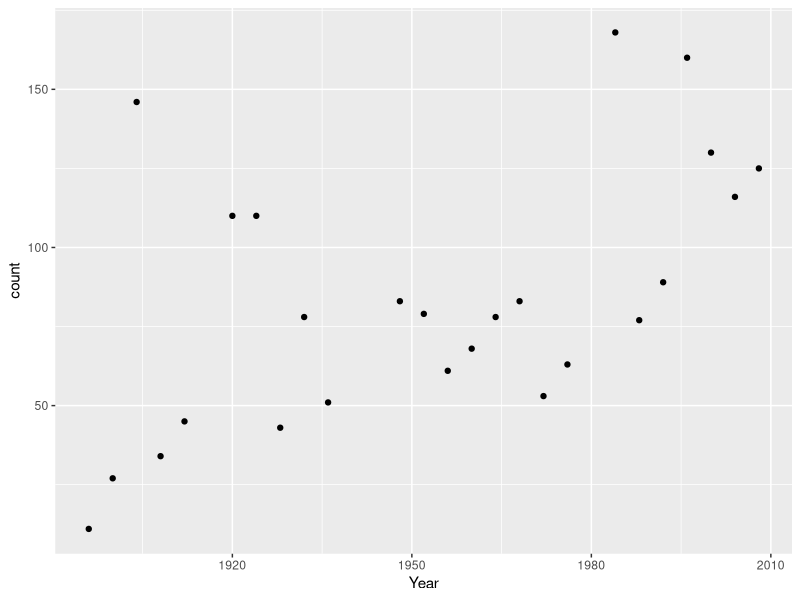
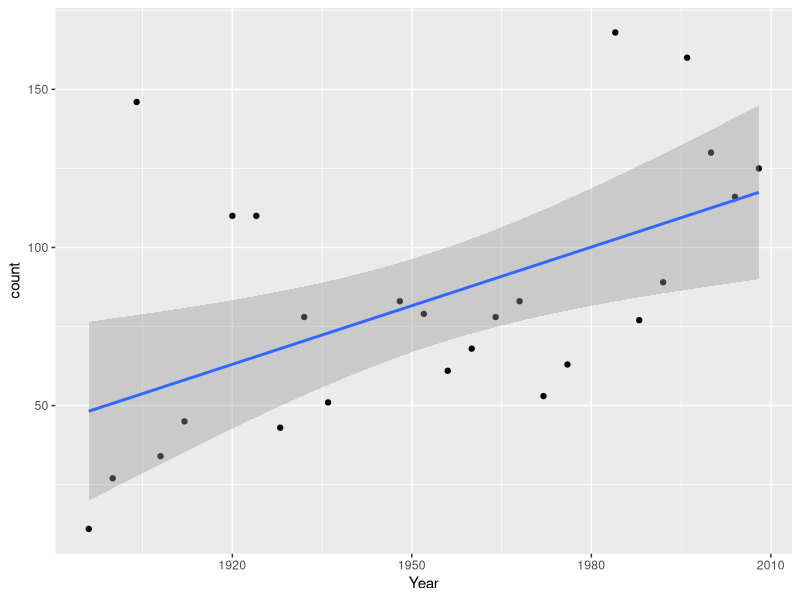
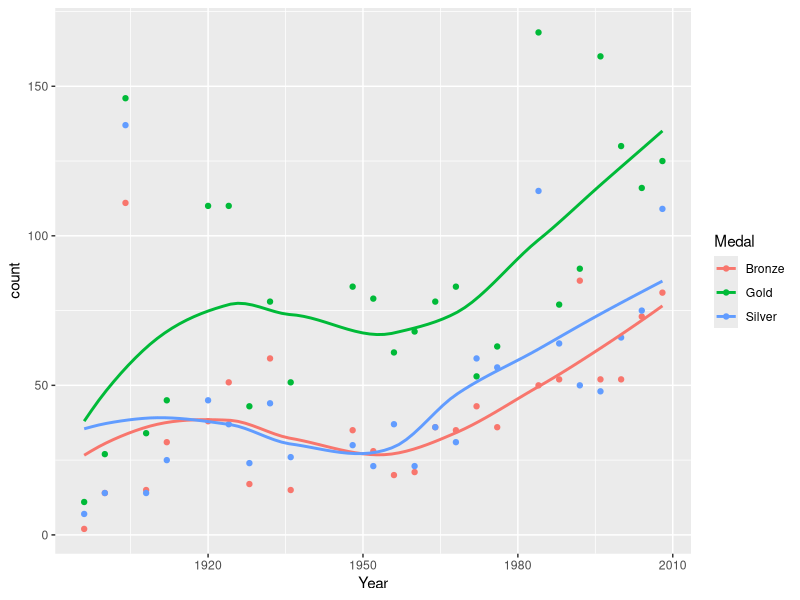
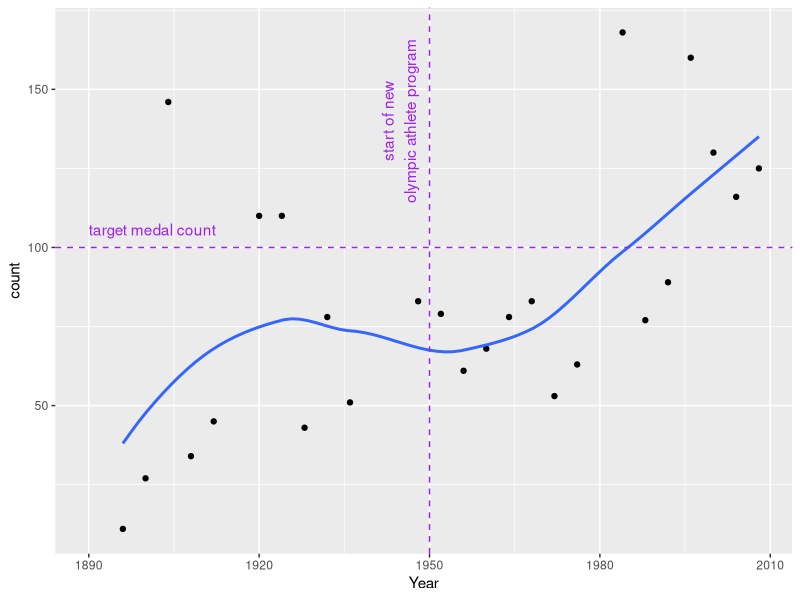
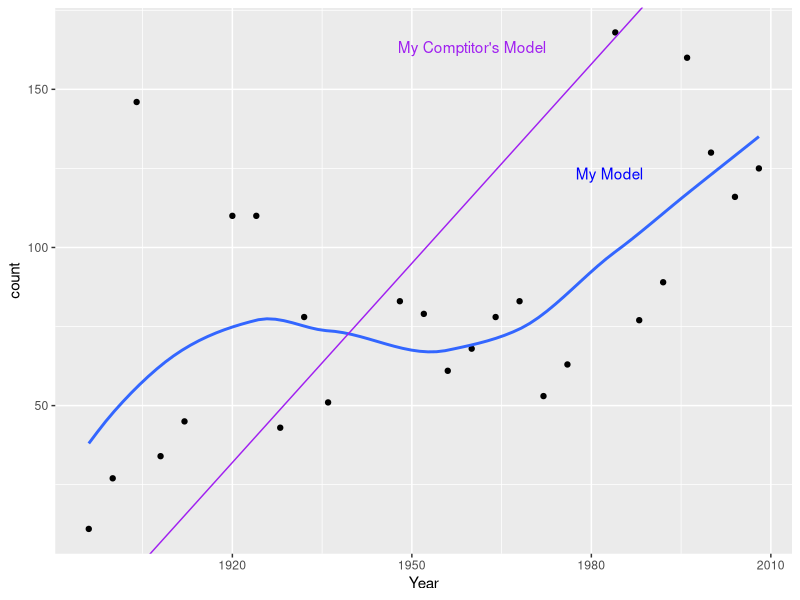
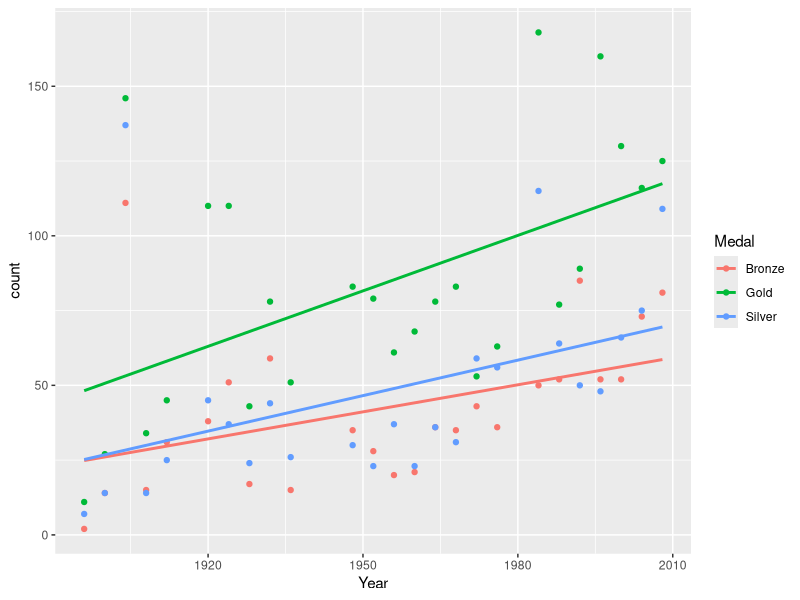
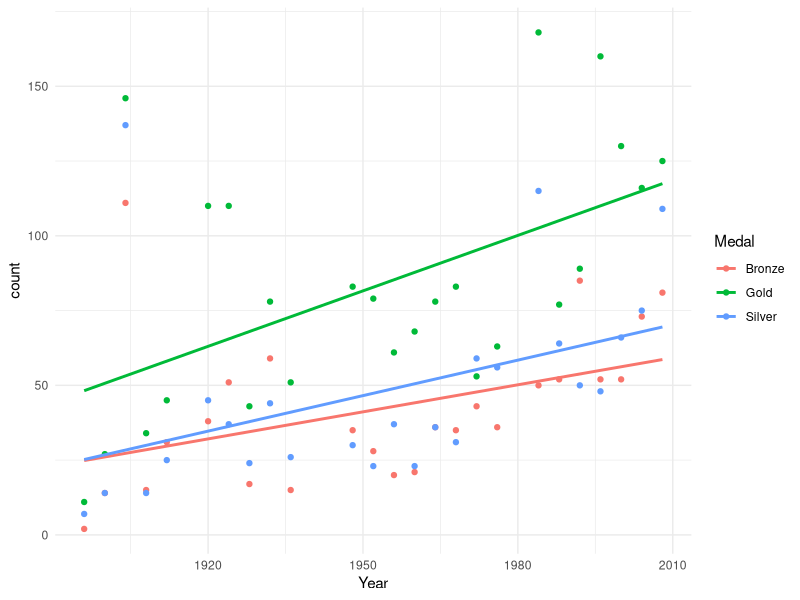
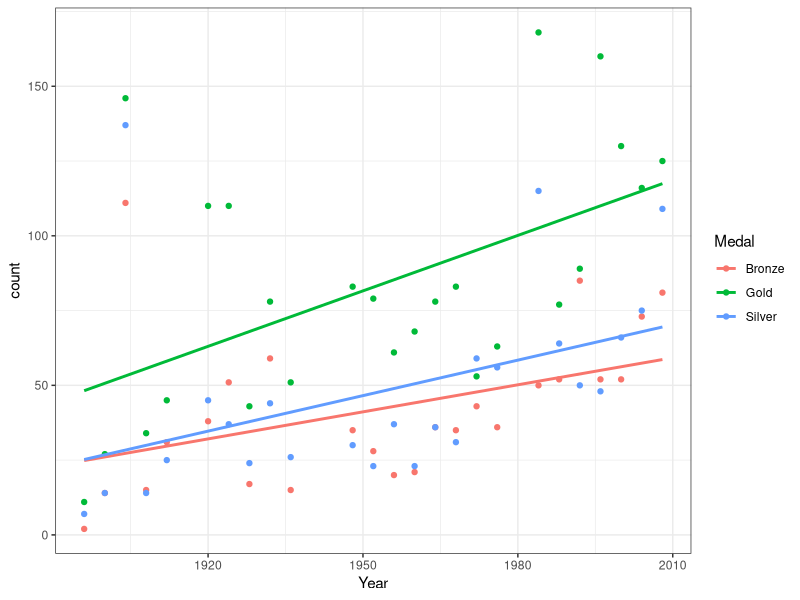

R code for these plots, in order: (Note: this script raises an error after producing the figures.)
## ---- chunk 1
knitr::opts_chunk$set(echo = TRUE, message = FALSE)
## ---- chunk 2
library(ggplot2)
library(dplyr)
medal_counts <- read.csv(file.path("..", "data", "medal_counts.csv"))
medal_counts_wide <- read.csv(file.path("..", "data", "medal_counts_wide.csv"))
usa_gold_medals <- read.csv(file.path("..", "data", "usa_gold_medals.csv"))
usa_all_medals <- medal_counts |>
  filter(NOC == "USA")

## ---- chunk 3
p <- ggplot(data = usa_gold_medals, aes(x = Year, y = count)) + 
  geom_point()
p
## ---- chunk 4
p +
  geom_smooth(method = "lm")
## ---- chunk 5

# Add a local linear (loess) smoother for each medal
ggplot(data = usa_all_medals, aes(x = Year, y = count)) +
  geom_point(aes(color = Medal)) +
  geom_smooth(aes(color = Medal), method = "loess", se = FALSE)

## ---- chunk 6
p <- ggplot(data = usa_gold_medals, aes(x = Year, y = count)) + 
  geom_point() +
  geom_smooth(method = "loess", se = FALSE) +
  geom_hline(
    yintercept = 100, 
    color = "purple", 
    linetype = "dashed"
  ) +
  annotate(
    geom = "text", 
    label = "target medal count", 
    x = 1890, 
    y = 100, 
    vjust = -1, 
    hjust = 0, 
    color = "purple"
  )
## ---- chunk 7
p +
  geom_vline(
    xintercept = 1950, 
    color = "purple", 
    linetype = "dashed"
  ) +
  annotate(
    geom = "text", 
    label = "start of new\nolympic athlete program", 
    x = 1950, 
    y = 140, 
    vjust = -0.4, 
    hjust = 0.5, 
    color = "purple", 
    angle = 90
  )
## ---- chunk 8
ggplot(data = usa_gold_medals, aes(x = Year, y = count)) + 
  geom_point() +
  geom_smooth(
    method = "loess", 
    se = FALSE
  ) +
  geom_abline(
    slope = 2.1, 
    intercept = -4000, 
    color = "purple"
  ) +
  annotate(
    geom = "text", 
    label = "My Comptitor's Model", 
    x = 1960, 
    y = 160, 
    vjust = -0.4, 
    hjust = 0.5, 
    color = "purple"
  ) +
  annotate(
    geom = "text", 
    label = "My Model", 
    x = 1983, 
    y = 120, 
    vjust = -0.4, 
    hjust = 0.5, 
    color = "blue"
  ) 
## ---- chunk 9
# grey
p <- usa_all_medals |> 
  ggplot(aes(x = Year, y = count)) +
  geom_point(aes(color = Medal)) +
  geom_smooth(aes(color = Medal), method = "lm", se = FALSE) 

p +
  theme_grey()


## ---- chunk 10

# minimal
p +
  theme_minimal()

## ---- chunk 11

# black and white
p +
  theme_bw()

## ---- chunk 12

# classic
p +
  theme_classic() +
  #For this theme in particular, I like to resposition the axis to zero:
  scale_y_continuous(expand = c(0, 0, 0.1, 0.1))

## ---- chunk 13

# dark
usa_all_medals |> 
  ggplot(aes(x = Year, y = count)) +
  geom_point(aes(color = Medal)) +
  geom_smooth(aes(color = Medal), method = "lm", se = FALSE) +
  theme_dark()

## ---- chunk 14
p +
  labs(y = "Number of medals") +
  theme(
    legend.position = 'top',
    # most theme elements are specified as a line element, a rect element,
    # a text element, or a blank element to remove it entirely
    legend.background = element_blank(),
    legend.key = element_blank(),
    
    plot.background = element_rect(fill = '#fcfbed'),
    panel.background = element_rect(fill = '#fcfbed'),
    
    axis.line = element_line(color = '#633c01'),
    
    axis.text = element_text(size = 14),
    legend.text = element_text(size = 12),
    legend.title = element_text(size = 14), 
    axis.title = element_text(size = 16),
    
    panel.grid = element_line(color = '#8a7453'),
    panel.grid.major = element_line(linetype = 'dashed'),
    panel.grid.minor = element_blank()
  ) +
  scale_color_manual(values = c('orangered', 'darkturquoise', 'navyblue'))

?theme
## ---- chunk 15
airquality_long <- airquality |>
  mutate(day_since_start = row_number()) |>
  select(-c(Month, Day)) |>
  tidyr::pivot_longer(
    -day_since_start, 
    names_to = "parameter", 
    values_to = "obs"
  ) 

airquality_long |>
  ggplot() +
  aes(x = day_since_start, y = obs, color = parameter) +
  geom_line() +
  facet_wrap(~parameter, scales = "free")

## ---- chunk 16
# Initialize gridExtra library
library(gridExtra)

# Create 3 plots to combine in a table
plot1 <- ggplot(data = medal_counts_wide, aes(x = Year, y = Gold)) +
  geom_point(color = "gold") +
  geom_point(aes(x = Year, y = Silver), color = "gray") +
  geom_point(aes(x = Year, y = Bronze), color = "brown") +
  labs(y = "Medals", tag = "A")
plot2 <- ggplot(data = usa_all_medals, aes(x = Year, y = count)) +
  geom_line(aes(color = Medal)) + 
  theme(legend.position = 'left') +
  labs(tag = "B")
plot3 <- ggplot(data = northern_hem, aes(x = Year, y = Gold)) +
  geom_line(aes(linetype = NOC)) + 
  theme(legend.position = 'right') +
  labs(tag = "C")


# Call grid.arrange
grid.arrange(plot1, plot2, plot3, nrow=3, ncol = 1)
grid.arrange(
  plot1 + labs(tags = "A"), 
  plot2 + theme(legend.position = 'none'), 
  plot3 + theme(legend.position = 'none'), 
  layout_matrix = rbind(c(1,1), c(2, 3))
)
## ---- chunk 17
datasets::ToothGrowth
## ---- chunk 18

## ---- chunk 19
